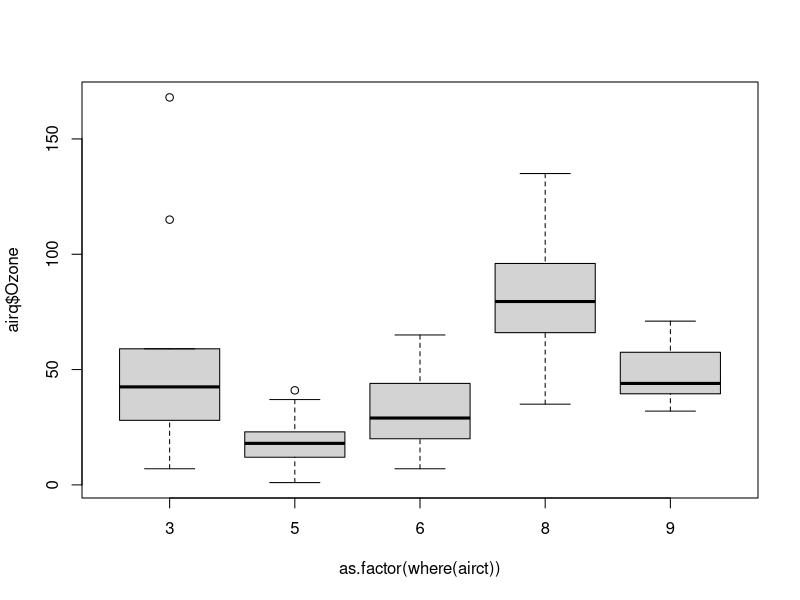
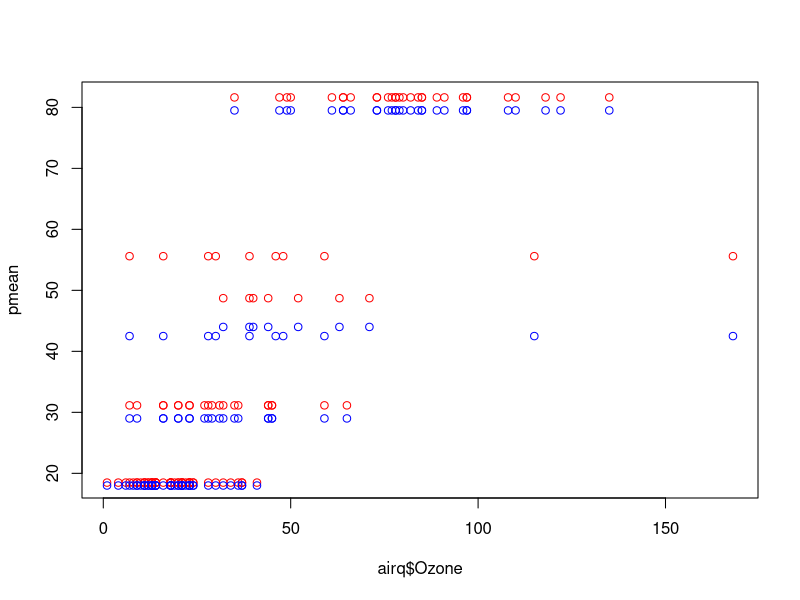

Reproduce these figures in R, in order.
# Based on https://cran.r-project.org/web/packages/party/party.pdf

library(party)

set.seed(290875)
airq <- subset(airquality, !is.na(Ozone))
airct <- ctree(Ozone ~ ., data = airq, controls = ctree_control(maxsurrogate = 3))

### distribution of responses in the terminal nodes
plot(airq$Ozone ~ as.factor(where(airct)))

### get all terminal nodes from the tree
nodes(airct, unique(where(airct)))

### extract weights and compute predictions
pmean <- sapply(weights(airct), function(w) weighted.mean(airq$Ozone, w))

### the same as
drop(Predict(airct))

### or
unlist(treeresponse(airct))

### don't use the mean but the median as prediction in each terminal node
pmedian <- sapply(weights(airct), function(w) median(airq$Ozone[rep(1:nrow(airq), w)]))

plot(airq$Ozone, pmean, col = "red")
points(airq$Ozone, pmedian, col = "blue")

# expect-image
